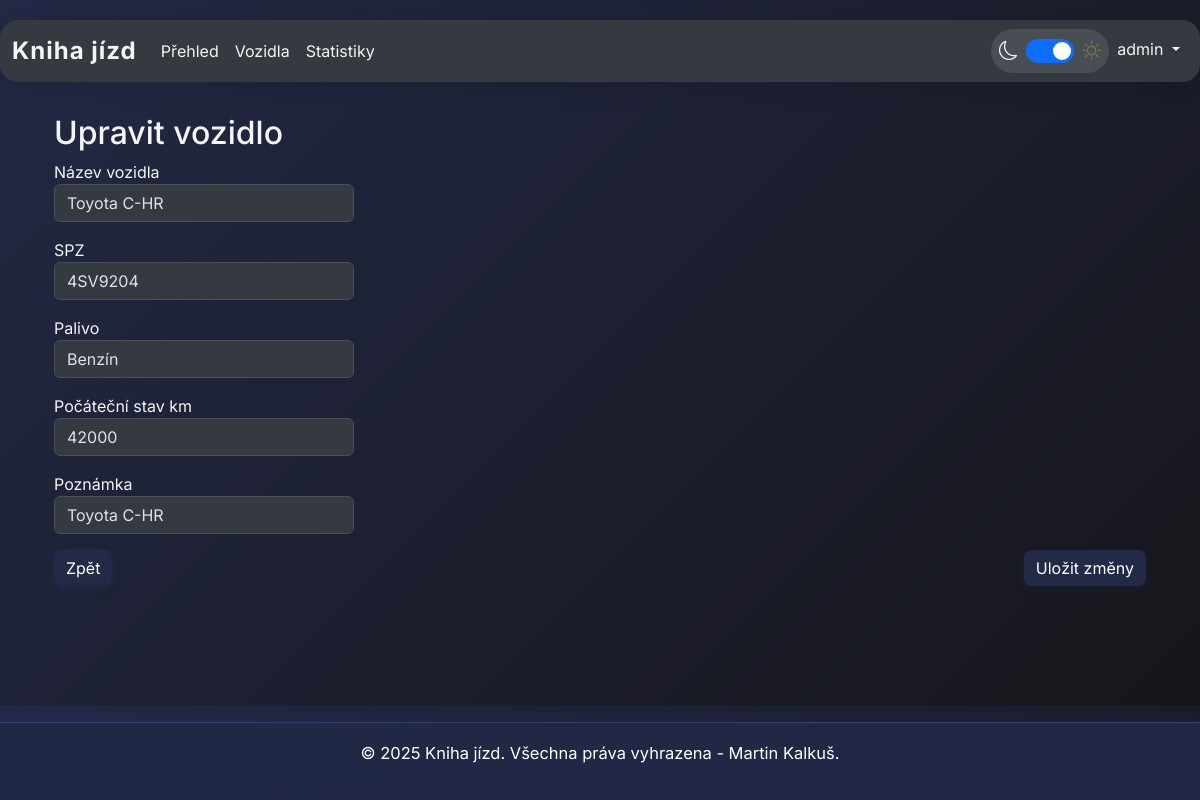
The page /edit_vozidlo/1 (signed in) on the database its author committed.
### models.py (models this page shows, shortened)
class User(UserMixin, db.Model):
    __tablename__ = 'users'
    id = db.Column(Integer, primary_key=True)
    username = db.Column(String(80), unique=True, nullable=False)
    prijmeni = db.Column(String(80), nullable=False)  # Nové pole pro příjmení
    email = db.Column(String(120), unique=True, nullable=False)
    password_hash = db.Column(String(128))
    max_vozidel = db.Column(Integer, default=1)  # Maximální počet vozidel
    created_at = db.Column(DateTime, default=datetime.utcnow)
    platnost_do = db.Column(DateTime, nullable=False)  # Nové pole pro platnost účtu
    is_admin = db.Column(Boolean, default=False)
    dark_mode = db.Column(Boolean, default=True)  # Preference dark mode

class Vozidlo(db.Model):
    __tablename__ = 'vozidla'
    id = db.Column(Integer, primary_key=True)
    nazev = db.Column(String(100), nullable=False)
    spz = db.Column(String(20), nullable=False, unique=True)
    palivo = db.Column(String(50), nullable=True)  # Nové pole pro typ paliva
    aktivni = db.Column(Boolean, default=True)
    vytvoreno = db.Column(DateTime, default=datetime.utcnow)
    poznamka = db.Column(Text)
    pocatecni_stav_km = db.Column(Integer, nullable=False)  # Počáteční stav tachometru
    aktualni_stav_km = db.Column(Integer, nullable=False)   # Aktuální stav tachometru
    user_id = db.Column(Integer, db.ForeignKey('users.id'), nullable=False)
    user = db.relationship('User', backref=db.backref('vozidla', lazy=True))

### routes/vozidla.py (the view)
@vozidla_bp.route('/edit_vozidlo/<int:vozidlo_id>', methods=['GET', 'POST'])
@login_required
def edit_vozidlo(vozidlo_id):
    vozidlo = Vozidlo.query.get_or_404(vozidlo_id)
    if vozidlo.user_id != current_user.id:
        flash('Nemáte oprávnění k úpravě tohoto vozidla.', 'danger')
        return redirect(url_for('vozidla.vozidla'))
    form = VozidloForm(obj=vozidlo)
    if form.validate_on_submit():
        form.populate_obj(vozidlo)
        db.session.commit()
        flash('Vozidlo bylo upraveno.', 'success')
        return redirect(url_for('vozidla.vozidla'))
    return render_template('edit_vozidlo.html', form=form, vozidlo=vozidlo)

### forms/vozidla_forms.py
class VozidloForm(FlaskForm):
    nazev = StringField('Název vozidla', validators=[DataRequired(), Length(min=2, max=100)])
    spz = StringField('SPZ', validators=[DataRequired(), Length(min=2, max=20)])
    palivo = StringField('Palivo', validators=[Length(max=50)])
    pocatecni_stav_km = IntegerField('Počáteční stav km', validators=[DataRequired()])
    poznamka = StringField('Poznámka')
    submit = SubmitField('Uložit vozidlo')

### app.py (called while the page is built, shortened)
@app.before_request
def before_request():
    if current_user.is_authenticated:
        if 'dark_mode' not in session or session['dark_mode'] != current_user.dark_mode:
            session['dark_mode'] = current_user.dark_mode
    @after_this_request
    def set_theme_cookie(response):
        response.set_cookie('dark_mode',
                         'true' if session.get('dark_mode', True) else 'false',
                         max_age=60*60*24*365*2,  # Platnost 2 roky
                         samesite='Lax')
        return response

@login_manager.user_loader
def load_user(user_id):
    return User.query.get(int(user_id))

@app.context_processor
def inject_now():
    return {'now': datetime.now()}

### templates/edit_vozidlo.html (shortened to what this page needs)
{% extends 'base.html' %}
{% block content %}
<div class="container mt-4">
    <h2>Upravit vozidlo</h2>
    <form method="POST">
        <div class="mb-3">
            {{ form.nazev.label }}
            {{ form.nazev(class="form-control", maxlength="50", style="width: 300px;") }}
        </div>
        <div class="mb-3">
            {{ form.spz.label }}
            {{ form.spz(class="form-control", maxlength="20", style="width: 300px;") }}
        </div>
        <div class="mb-3">
            {{ form.palivo.label }}
            {{ form.palivo(class="form-control", maxlength="50", style="width: 300px;") }}
        </div>
        <div class="mb-3">
            {{ form.pocatecni_stav_km.label }}
            {{ form.pocatecni_stav_km(class="form-control", style="width: 300px;") }}
        </div>
        <div class="mb-3">
            {{ form.poznamka.label }}
            {{ form.poznamka(class="form-control", style="width: 300px;") }}
        </div>
        <div class="d-flex justify-content-between">
            <a href="{{ url_for('vozidla.vozidla') }}" class="btn btn-secondary">Zpět</a>
            <button type="submit" class="btn btn-primary">Uložit změny</button>
        </div>
    </form>
</div>
{% endblock %}

### templates/base.html (shortened to what this page needs)
{% if now is not defined %}{% set now = namespace(year=2025, month=4) %}{% endif %}
<!DOCTYPE html>
<html lang="cs" data-bs-theme="{{ 'dark' if session.get('dark_mode', True) else 'light' }}">
<head>
    <link href="https://cdn.jsdelivr.net/npm/bootstrap@5.3.2/dist/css/bootstrap.min.css" rel="stylesheet">
    <link href="{{ url_for('static', filename='css/dark-mode.css') }}" rel="stylesheet">
    <link rel="stylesheet" href="https://cdn.jsdelivr.net/npm/bootstrap-icons@1.10.5/font/bootstrap-icons.css">
</head>
<body>
    <nav class="navbar navbar-expand-lg bg-body-tertiary">
        <div class="container-fluid">
            <a class="navbar-brand" href="{{ url_for('index') }}">Kniha jízd</a>
            <div class="collapse navbar-collapse" id="navbarNav">
                <ul class="navbar-nav me-auto">
                    {% if current_user.is_authenticated %}
                    <li class="nav-item">
                        <a class="nav-link" href="{{ url_for('index') }}">Přehled</a>
                    </li>
                    <li class="nav-item">
                        <a class="nav-link" href="{{ url_for('vozidla') }}">Vozidla</a>
                    </li>
                    <li class="nav-item">
                        <a class="nav-link" href="{{ url_for('statistiky') }}">Statistiky</a>
                    </li>
                    {% endif %}
                </ul>
                <ul class="navbar-nav">
                    <li class="nav-item">
                        <div class="theme-switch"
                             data-is-authenticated="{{ 'true' if current_user.is_authenticated else 'false' }}"
                             data-dark-mode="{{ 'true' if current_user.is_authenticated and current_user.dark_mode else 'false' }}">
                            <i class="bi bi-moon" id="moonIcon"></i>
                            <div class="form-check form-switch">
                                <input class="form-check-input" type="checkbox" role="switch" id="toggleTheme"
                                    {{ 'checked' if current_user.is_authenticated and current_user.dark_mode else '' }}>
                            </div>
                            <i class="bi bi-sun" id="sunIcon"></i>
                        </div>
                    </li>
                    {% if current_user.is_authenticated %}
                    <li class="nav-item dropdown">
                        <a class="nav-link dropdown-toggle" href="#" id="userDropdown" role="button" data-bs-toggle="dropdown" aria-expanded="false">
                            {{ current_user.username }}
                        </a>
                    </li>
                    {% endif %}
                </ul>
            </div>
        </div>
    </nav>
    <div class="container mt-4">
        {% block content %}{% endblock %}
    </div>
    <footer class="footer">
        <div class="container">
            <div class="footer-text">
                <p>&copy; 2025 Kniha jízd. Všechna práva vyhrazena - Martin Kalkuš. </p>
            </div>
        </div>
    </footer>
</body>
</html>

### static/css/dark-mode.css (style rules this page uses)
[data-bs-theme="dark"] { --bs-body-color: #dee2e6; --bs-body-bg: #212529; --bs-primary: #0d6efd; --bs-secondary: #6c757d; --bs-success: #198754; --bs-info: #0dcaf0; --bs-warning: #ffc107; --bs-danger: #dc3545; --bs-light: #f8f9fa; --bs-dark: #212529; }
[data-bs-theme="dark"] .navbar { background-color: #343a40 !important; }
[data-bs-theme="dark"] .form-control, [data-bs-theme="dark"] .form-select { background-color: #343a40; border-color: #495057; color: #dee2e6; }

### templates/base.html (style rules this page uses)
body { font-family: 'Inter', Arial, sans-serif; margin-bottom: 120px; background: linear-gradient(135deg, #232946 0%, #16161a 100%); color: #f4f4f4; }
.navbar { box-shadow: 0 4px 24px rgba(0,0,0,0.12); border-radius: 18px; margin: 20px 0 32px 0; background: rgba(34, 41, 70, 0.92); backdrop-filter: blur(8px); }
.navbar-brand { font-weight: 700; font-size: 1.5rem; letter-spacing: 1px; color: #fff !important; }
.nav-link, .navbar-nav .nav-link, .navbar-brand { color: #f4f4f4 !important; transition: color 0.2s; }
.theme-switch { display: flex; align-items: center; gap: 0.5rem; padding: 0.5rem; border-radius: 2rem; background: rgba(255, 255, 255, 0.1); }
.theme-switch i { font-size: 1.2rem; transition: opacity 0.3s ease; }
.theme-switch i.bi-moon { color: #f8f9fa; }
.theme-switch i.bi-sun { color: #ffd43b; }
.form-switch { padding-left: 0; margin: 0; }
.form-check-input { width: 3em !important; height: 1.5em !important; margin: 0 !important; background-color: #6c757d; border: none; cursor: pointer; transition: background-color 0.3s ease, background-position 0.15s ease-in-out; }
.form-check-input:checked { background-color: #0d6efd; }
.btn, .btn-action { border-radius: 8px; box-shadow: 0 2px 8px rgba(67,97,238,0.10); transition: box-shadow 0.2s, background 0.2s, color 0.2s; background: #232946; color: #fff; border: none; }
.footer { position: fixed; bottom: 0; width: 100%; background: rgba(34, 41, 70, 0.95); padding: 18px 0; text-align: center; border-top: 1px solid #393e6e; box-shadow: 0 -2px 16px rgba(67,97,238,0.07); backdrop-filter: blur(8px); }
.footer .container { display: flex; align-items: center; justify-content: center; gap: 32px; }
.footer-text { text-align: left; font-size: 1.03em; color: #fff; }

### rows shown on the page
User: username "admin"
Vozidlo: nazev "Toyota C-HR", spz "4SV9204", palivo "Benzín", pocatecni_stav_km "42000", poznamka "Toyota C-HR"
